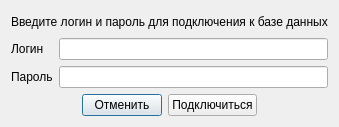
<?xml version="1.0" encoding="UTF-8"?>
<ui version="4.0">
 <class>databaseloginwindow</class>
 <widget class="QDialog" name="databaseloginwindow">
  <property name="geometry">
   <rect>
    <x>0</x>
    <y>0</y>
    <width>329</width>
    <height>127</height>
   </rect>
  </property>
  <property name="windowTitle">
   <string>Dialog</string>
  </property>
  <layout class="QVBoxLayout" name="verticalLayout_2">
   <item>
    <layout class="QVBoxLayout" name="verticalLayout">
     <item>
      <layout class="QHBoxLayout" name="horizontalLayout">
       <item>
        <spacer name="horizontalSpacer_3">
         <property name="orientation">
          <enum>Qt::Horizontal</enum>
         </property>
         <property name="sizeHint" stdset="0">
          <size>
           <width>40</width>
           <height>20</height>
          </size>
         </property>
        </spacer>
       </item>
       <item>
        <widget class="QLabel" name="label_3">
         <property name="text">
          <string>Введите логин и пароль для подключения к базе данных</string>
         </property>
        </widget>
       </item>
       <item>
        <spacer name="horizontalSpacer_4">
         <property name="orientation">
          <enum>Qt::Horizontal</enum>
         </property>
         <property name="sizeHint" stdset="0">
          <size>
           <width>40</width>
           <height>20</height>
          </size>
         </property>
        </spacer>
       </item>
      </layout>
     </item>
     <item>
      <layout class="QFormLayout" name="formLayout">
       <item row="0" column="0">
        <widget class="QLabel" name="label">
         <property name="text">
          <string>Логин</string>
         </property>
        </widget>
       </item>
       <item row="0" column="1">
        <widget class="QLineEdit" name="lineEdit"/>
       </item>
       <item row="1" column="0">
        <widget class="QLabel" name="label_2">
         <property name="text">
          <string>Пароль</string>
         </property>
        </widget>
       </item>
       <item row="1" column="1">
        <widget class="QLineEdit" name="lineEdit_2"/>
       </item>
      </layout>
     </item>
     <item>
      <layout class="QHBoxLayout" name="horizontalLayout_2">
       <item>
        <spacer name="horizontalSpacer">
         <property name="orientation">
          <enum>Qt::Horizontal</enum>
         </property>
         <property name="sizeHint" stdset="0">
          <size>
           <width>40</width>
           <height>20</height>
          </size>
         </property>
        </spacer>
       </item>
       <item>
        <widget class="QPushButton" name="pushButton">
         <property name="text">
          <string>Отменить</string>
         </property>
        </widget>
       </item>
       <item>
        <widget class="QPushButton" name="pushButton_2">
         <property name="text">
          <string>Подключиться</string>
         </property>
        </widget>
       </item>
       <item>
        <spacer name="horizontalSpacer_2">
         <property name="orientation">
          <enum>Qt::Horizontal</enum>
         </property>
         <property name="sizeHint" stdset="0">
          <size>
           <width>40</width>
           <height>20</height>
          </size>
         </property>
        </spacer>
       </item>
      </layout>
     </item>
    </layout>
   </item>
  </layout>
 </widget>
 <resources/>
 <connections/>
</ui>
